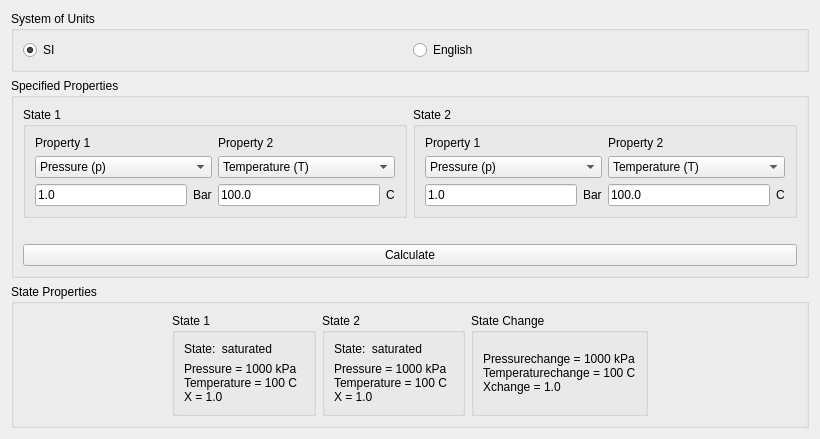
<?xml version="1.0" encoding="UTF-8"?>
<ui version="4.0">
 <class>_frm_StateCalculator</class>
 <widget class="QWidget" name="_frm_StateCalculator">
  <property name="geometry">
   <rect>
    <x>0</x>
    <y>0</y>
    <width>747</width>
    <height>418</height>
   </rect>
  </property>
  <property name="windowTitle">
   <string>Thermodynamic State Calculator</string>
  </property>
  <layout class="QVBoxLayout" name="verticalLayout">
   <item>
    <widget class="QGroupBox" name="_grp_Units">
     <property name="title">
      <string>System of Units</string>
     </property>
     <layout class="QHBoxLayout" name="horizontalLayout_2">
      <item>
       <widget class="QRadioButton" name="_rdo_SI">
        <property name="text">
         <string>SI</string>
        </property>
        <property name="checked">
         <bool>true</bool>
        </property>
       </widget>
      </item>
      <item>
       <widget class="QRadioButton" name="_rdo_English">
        <property name="text">
         <string>English</string>
        </property>
       </widget>
      </item>
     </layout>
    </widget>
   </item>
   <item>
    <spacer name="verticalSpacer">
     <property name="orientation">
      <enum>Qt::Vertical</enum>
     </property>
     <property name="sizeHint" stdset="0">
      <size>
       <width>20</width>
       <height>40</height>
      </size>
     </property>
    </spacer>
   </item>
   <item>
    <widget class="QGroupBox" name="_grp_SpecifiedProperties">
     <property name="title">
      <string>Specified Properties</string>
     </property>
     <layout class="QGridLayout" name="gridLayout">
      <item row="0" column="0" rowspan="2">
       <widget class="QGroupBox" name="State1">
        <property name="title">
         <string>State 1</string>
        </property>
        <layout class="QGridLayout" name="gridLayout_2">
         <item row="0" column="0">
          <widget class="QLabel" name="_lbl_Property1_1">
           <property name="text">
            <string>Property 1</string>
           </property>
          </widget>
         </item>
         <item row="0" column="2">
          <widget class="QLabel" name="_lbl_Property2_1">
           <property name="text">
            <string>Property 2</string>
           </property>
          </widget>
         </item>
         <item row="1" column="0" colspan="2">
          <widget class="QComboBox" name="_cmb_Property1_1">
           <item>
            <property name="text">
             <string>Pressure (p)</string>
            </property>
           </item>
           <item>
            <property name="text">
             <string>Temperature (T)</string>
            </property>
           </item>
           <item>
            <property name="text">
             <string>Quality (x)</string>
            </property>
           </item>
           <item>
            <property name="text">
             <string>Specific Internal Energy (u)</string>
            </property>
           </item>
           <item>
            <property name="text">
             <string>Specific Enthalpy (h)</string>
            </property>
           </item>
           <item>
            <property name="text">
             <string>Specific Volume (v)</string>
            </property>
           </item>
           <item>
            <property name="text">
             <string>Specific Entropy (s)</string>
            </property>
           </item>
          </widget>
         </item>
         <item row="1" column="2" colspan="2">
          <widget class="QComboBox" name="_cmb_Property2_1">
           <property name="currentIndex">
            <number>1</number>
           </property>
           <item>
            <property name="text">
             <string>Pressure (p)</string>
            </property>
           </item>
           <item>
            <property name="text">
             <string>Temperature (T)</string>
            </property>
           </item>
           <item>
            <property name="text">
             <string>Quality (x)</string>
            </property>
           </item>
           <item>
            <property name="text">
             <string>Specific Internal Energy (u)</string>
            </property>
           </item>
           <item>
            <property name="text">
             <string>Specific Enthalpy (h)</string>
            </property>
           </item>
           <item>
            <property name="text">
             <string>Specific Volume (v)</string>
            </property>
           </item>
           <item>
            <property name="text">
             <string>Specific Entropy (s)</string>
            </property>
           </item>
          </widget>
         </item>
         <item row="2" column="0">
          <widget class="QLineEdit" name="_le_Property1_1">
           <property name="text">
            <string>1.0</string>
           </property>
          </widget>
         </item>
         <item row="2" column="1">
          <widget class="QLabel" name="_lbl_Property1_1_Units">
           <property name="text">
            <string>Bar</string>
           </property>
          </widget>
         </item>
         <item row="2" column="2">
          <widget class="QLineEdit" name="_le_Property2_1">
           <property name="text">
            <string>100.0</string>
           </property>
          </widget>
         </item>
         <item row="2" column="3">
          <widget class="QLabel" name="_lbl_Property2_1_Units">
           <property name="text">
            <string>C</string>
           </property>
          </widget>
         </item>
        </layout>
       </widget>
      </item>
      <item row="3" column="0" colspan="2">
       <widget class="QPushButton" name="_pb_Calculate">
        <property name="text">
         <string>Calculate</string>
        </property>
       </widget>
      </item>
      <item row="2" column="0" colspan="2">
       <widget class="QLabel" name="_lbl_Warning">
        <property name="text">
         <string/>
        </property>
       </widget>
      </item>
      <item row="0" column="1" rowspan="2">
       <widget class="QGroupBox" name="State2">
        <property name="title">
         <string>State 2</string>
        </property>
        <layout class="QGridLayout" name="gridLayout_3">
         <item row="2" column="3">
          <widget class="QLabel" name="_lbl_Property2_2_Units">
           <property name="text">
            <string>C</string>
           </property>
          </widget>
         </item>
         <item row="0" column="0">
          <widget class="QLabel" name="_lbl_Property1_2">
           <property name="text">
            <string>Property 1</string>
           </property>
          </widget>
         </item>
         <item row="2" column="1">
          <widget class="QLabel" name="_lbl_Property1_2_Units">
           <property name="text">
            <string>Bar</string>
           </property>
          </widget>
         </item>
         <item row="0" column="2">
          <widget class="QLabel" name="_lbl_Property2_2">
           <property name="text">
            <string>Property 2</string>
           </property>
          </widget>
         </item>
         <item row="1" column="0" colspan="2">
          <widget class="QComboBox" name="_cmb_Property1_2">
           <item>
            <property name="text">
             <string>Pressure (p)</string>
            </property>
           </item>
           <item>
            <property name="text">
             <string>Temperature (T)</string>
            </property>
           </item>
           <item>
            <property name="text">
             <string>Quality (x)</string>
            </property>
           </item>
           <item>
            <property name="text">
             <string>Specific Internal Energy (u)</string>
            </property>
           </item>
           <item>
            <property name="text">
             <string>Specific Enthalpy (h)</string>
            </property>
           </item>
           <item>
            <property name="text">
             <string>Specific Volume (v)</string>
            </property>
           </item>
           <item>
            <property name="text">
             <string>Specific Entropy (s)</string>
            </property>
           </item>
          </widget>
         </item>
         <item row="2" column="2">
          <widget class="QLineEdit" name="_le_Property2_2">
           <property name="text">
            <string>100.0</string>
           </property>
          </widget>
         </item>
         <item row="1" column="2" colspan="2">
          <widget class="QComboBox" name="_cmb_Property2_2">
           <property name="currentIndex">
            <number>1</number>
           </property>
           <item>
            <property name="text">
             <string>Pressure (p)</string>
            </property>
           </item>
           <item>
            <property name="text">
             <string>Temperature (T)</string>
            </property>
           </item>
           <item>
            <property name="text">
             <string>Quality (x)</string>
            </property>
           </item>
           <item>
            <property name="text">
             <string>Specific Internal Energy (u)</string>
            </property>
           </item>
           <item>
            <property name="text">
             <string>Specific Enthalpy (h)</string>
            </property>
           </item>
           <item>
            <property name="text">
             <string>Specific Volume (v)</string>
            </property>
           </item>
           <item>
            <property name="text">
             <string>Specific Entropy (s)</string>
            </property>
           </item>
          </widget>
         </item>
         <item row="2" column="0">
          <widget class="QLineEdit" name="_le_Property1_2">
           <property name="text">
            <string>1.0</string>
           </property>
          </widget>
         </item>
        </layout>
       </widget>
      </item>
     </layout>
    </widget>
   </item>
   <item>
    <spacer name="verticalSpacer_2">
     <property name="orientation">
      <enum>Qt::Vertical</enum>
     </property>
     <property name="sizeHint" stdset="0">
      <size>
       <width>20</width>
       <height>40</height>
      </size>
     </property>
    </spacer>
   </item>
   <item>
    <widget class="QGroupBox" name="_grp_StateProperties">
     <property name="title">
      <string>State Properties</string>
     </property>
     <layout class="QHBoxLayout" name="horizontalLayout">
      <item>
       <widget class="QLabel" name="_lbl_SatVapProps">
        <property name="text">
         <string/>
        </property>
       </widget>
      </item>
      <item>
       <widget class="QGroupBox" name="State_1">
        <property name="title">
         <string>State 1</string>
        </property>
        <layout class="QVBoxLayout" name="verticalLayout_2">
         <item>
          <widget class="QLabel" name="_lbl_State_1">
           <property name="text">
            <string>State:  saturated</string>
           </property>
          </widget>
         </item>
         <item>
          <widget class="QLabel" name="_lbl_StateProperties_1">
           <property name="text">
            <string>Pressure = 1000 kPa
Temperature = 100 C
X = 1.0</string>
           </property>
          </widget>
         </item>
        </layout>
       </widget>
      </item>
      <item>
       <widget class="QGroupBox" name="State_2">
        <property name="title">
         <string>State 2</string>
        </property>
        <layout class="QVBoxLayout" name="verticalLayout_3">
         <item>
          <widget class="QLabel" name="_lbl_State_2">
           <property name="text">
            <string>State:  saturated</string>
           </property>
          </widget>
         </item>
         <item>
          <widget class="QLabel" name="_lbl_StateProperties_2">
           <property name="text">
            <string>Pressure = 1000 kPa
Temperature = 100 C
X = 1.0</string>
           </property>
          </widget>
         </item>
        </layout>
       </widget>
      </item>
      <item>
       <widget class="QGroupBox" name="State_Change">
        <property name="title">
         <string>State Change</string>
        </property>
        <layout class="QVBoxLayout" name="verticalLayout_4">
         <item>
          <widget class="QLabel" name="_lbl_StateProperties_State_change">
           <property name="text">
            <string>Pressurechange = 1000 kPa
Temperaturechange = 100 C
Xchange = 1.0</string>
           </property>
          </widget>
         </item>
        </layout>
       </widget>
      </item>
      <item>
       <widget class="QLabel" name="_lbl_SatLiqProps">
        <property name="text">
         <string/>
        </property>
       </widget>
      </item>
     </layout>
    </widget>
   </item>
  </layout>
 </widget>
 <resources/>
 <connections/>
</ui>
